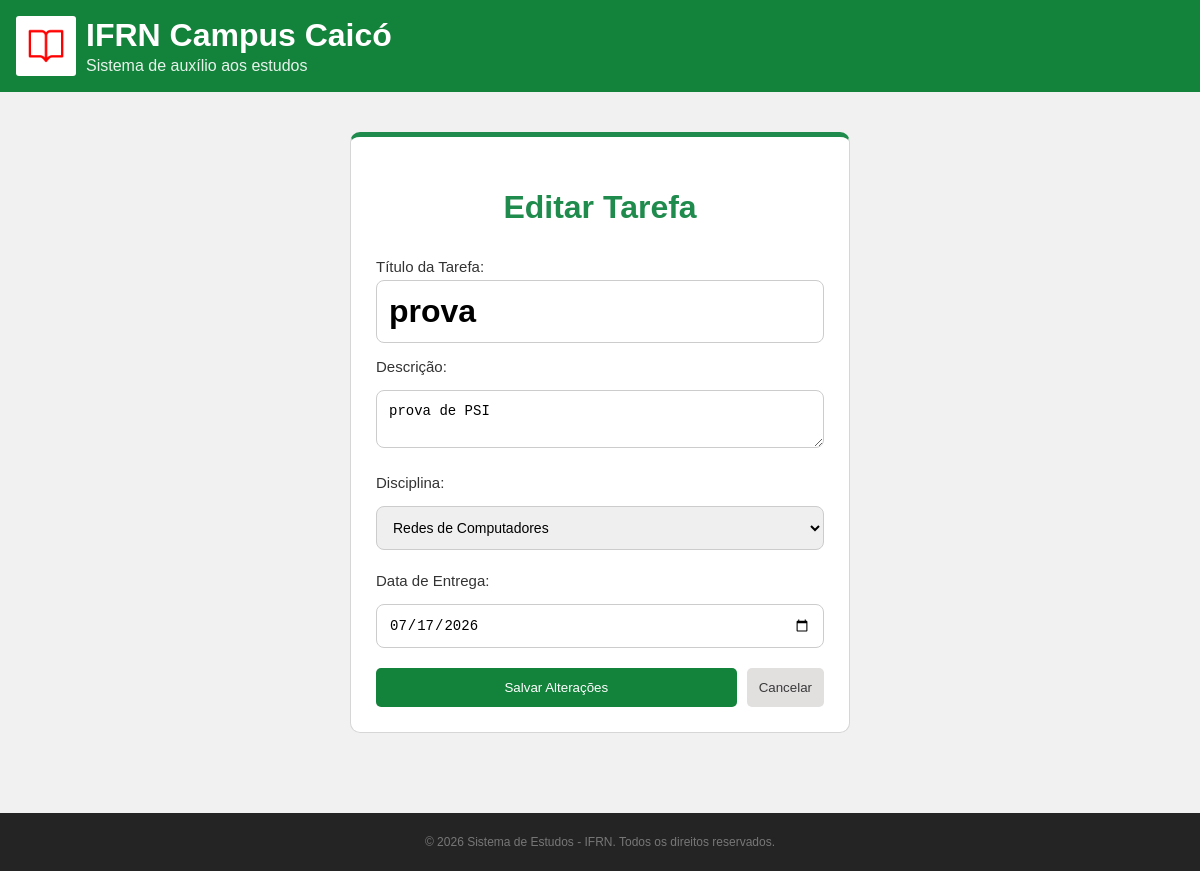
/editar/1 (signed in), run on the app's committed database.
### db.py (models this page shows)
class Tarefa(db.Model):
    __tablename__ = "tarefas"
    id = db.Column(db.Integer, primary_key=True)
    titulo = db.Column(db.String(150), nullable=False)
    descricao = db.Column(db.Text, nullable=False)
    disciplina = db.Column(db.String(100))
    data_entrega = db.Column(db.Date)
    concluida = db.Column(db.Boolean, default=False)
    data_criacao = db.Column(db.DateTime, server_default=db.func.now())
    usuario_id = db.Column(
        db.Integer,
        db.ForeignKey("usuarios.id"),
        nullable=False
    )
    usuario = db.relationship("Usuario", back_populates="tarefas")

class Usuario(db.Model, UserMixin):
    __tablename__ = "usuarios"
    id = db.Column(db.Integer, primary_key=True)
    nome = db.Column(db.String(100), nullable=False)
    email = db.Column(db.String(100), unique=True, nullable=False)
    senha = db.Column(db.String(100), nullable=False)
    curso = db.Column(db.String(100))
    periodo = db.Column(db.String(50))
    criado_em = db.Column(db.DateTime, server_default=db.func.now())
    tarefas = db.relationship(
        "Tarefa",
        back_populates="usuario",
        cascade="all, delete-orphan"
    )
    disciplinas = db.relationship(
        "Disciplina",
        back_populates="usuario",
        cascade="all, delete-orphan"
    )

### app.py (the view, shortened to what this page needs)
@app.route('/editar/<int:id>', methods=['GET', 'POST'])
@login_required
def editar(id):
    usuario = current_user
    tarefa = Tarefa.query.filter_by(
        id=id,
        usuario_id=current_user.id
    ).first()
    if not tarefa:
        flash('A tarefa não foi encontrada!')
        return redirect(url_for('dashboard'))
    return render_template(
        'form_tarefa.html',
        tarefa=tarefa,
        id=id,
        curso=usuario.curso,
        periodo=usuario.periodo
    )

### app.py (called while the page is built)
@login_manager.user_loader
def load_user(user_id):
    return db.session.get(Usuario, int(user_id))

### templates/form_tarefa.html (shortened to what this page needs)
{% extends "base.html" %}
{% block css_extra %}
<link rel="stylesheet" href="{{ url_for('static', filename='css/form.css') }}">
{% endblock %}
{% block content %}
<div class="container">
    <h2>
        {% if tarefa %}
            Editar Tarefa
        {% else %}
            Adicionar Tarefa
        {% endif %}
    </h2>
<form method="POST" action="{% if tarefa %}{{ url_for('editar', id=id) }}{% else %}{{ url_for('adicionar_tarefa') }}{% endif %}">
    <label for="titulo">Título da Tarefa:</label>
    <input type="text" id="titulo" class="input-padrao " name="titulo" value="{{ tarefa.titulo if tarefa else '' }}"required>
    <label for="descricao">Descrição:</label>
    <textarea id="descricao" class="input-padrao " name="descricao" required>{{ tarefa.descricao if tarefa else '' }}</textarea>
    <label for="disciplina">Disciplina:</label>
    <select id="disciplina" class="input-padrao " name="disciplina" required>
        {% if curso == "informatica" %}
            {% if periodo == "1ano" %}
                <option value="algoritmos">Algoritmos e Lógica de Programação</option>
                <option value="matematica">Matemática Discreta</option>
            {% elif periodo == "2ano" %}
                <option value="programacao">Programação Orientada a Objetos</option>
                <option value="banco_de_dados">Banco de Dados</option>
            {% elif periodo == "3ano" %}
                <option value="redes">Redes de Computadores</option>
            {% elif periodo == "4ano" %}
                <option value="desenvolvimento_web">Desenvolvimento Web</option>
                <option value="seguranca_da_informacao">Segurança da Informação</option>
            {% endif %}
        {% endif %}
    </select>
    <label for="data_entrega">Data de Entrega:</label>
    <input type="date" id="data_entrega" class="input-padrao " name="data_entrega" value="{{ tarefa.data_entrega if tarefa else '' }}"required>
    <div id="buttons">
        <button type="submit"  class="input-verde" >
            {% if tarefa %}
                Salvar Alterações
            {% else %}
                Adicionar Tarefa
            {% endif %}
        </button>
        <a href="{{ url_for('dashboard') }}" >
            <button type="button" class="input-verde" >Cancelar</button>
        </a>
    </div>
</form>
</div>
{% endblock %}

### static/css/style.css (style rules this page uses)
* { box-sizing: border-box; }
body { margin: 0; font-family: Arial, sans-serif; background-color: rgb(241, 241, 241); }
h2 { text-align: center; color: rgb(31, 139, 76); margin-bottom: 20px; font-size: 32px; }
.container { display: flex; flex-direction: column; background-color: white; border: 1px solid #d6d6d6; width: 100%; max-width: 500px; margin-bottom: 20px; padding: 25px; border-radius: 10px; border-top: 5px solid rgb(31, 139, 76); }
#titulo { font-weight: bold; margin-top: 0; margin-bottom: 3px; font-size: 32px; }
.links, a { text-decoration: none; color: rgb(119, 119, 119); text-align: center; }
.input-padrao { width: 100%; max-width: 580px; padding: 12px; margin: 10px 0; border-radius: 8px; border: 1px solid rgb(204, 204, 204); font-size: 14px; box-sizing: border-box; }
.input-verde { background-color: rgb(19, 130, 59); color: white; border: none; padding: 12px; border-radius: 5px; cursor: pointer; width: 100%; }
label { display: block; font-size: 15px; margin: 12px 0 5px 0; color: rgb(51, 51, 51); }

### static/css/form.css (style rules this page uses)
#buttons { display: flex; gap: 10px; margin-top: 10px; }
#buttons button { flex: 1; }
#buttons a button { background-color: rgb(226, 223, 223); color: rgb(58, 58, 58); }

### data on the page
Tarefa: titulo "prova", descricao "prova de PSI", data_entrega "07/17/2026"
Usuario: disciplina "Redes de Computadores"
